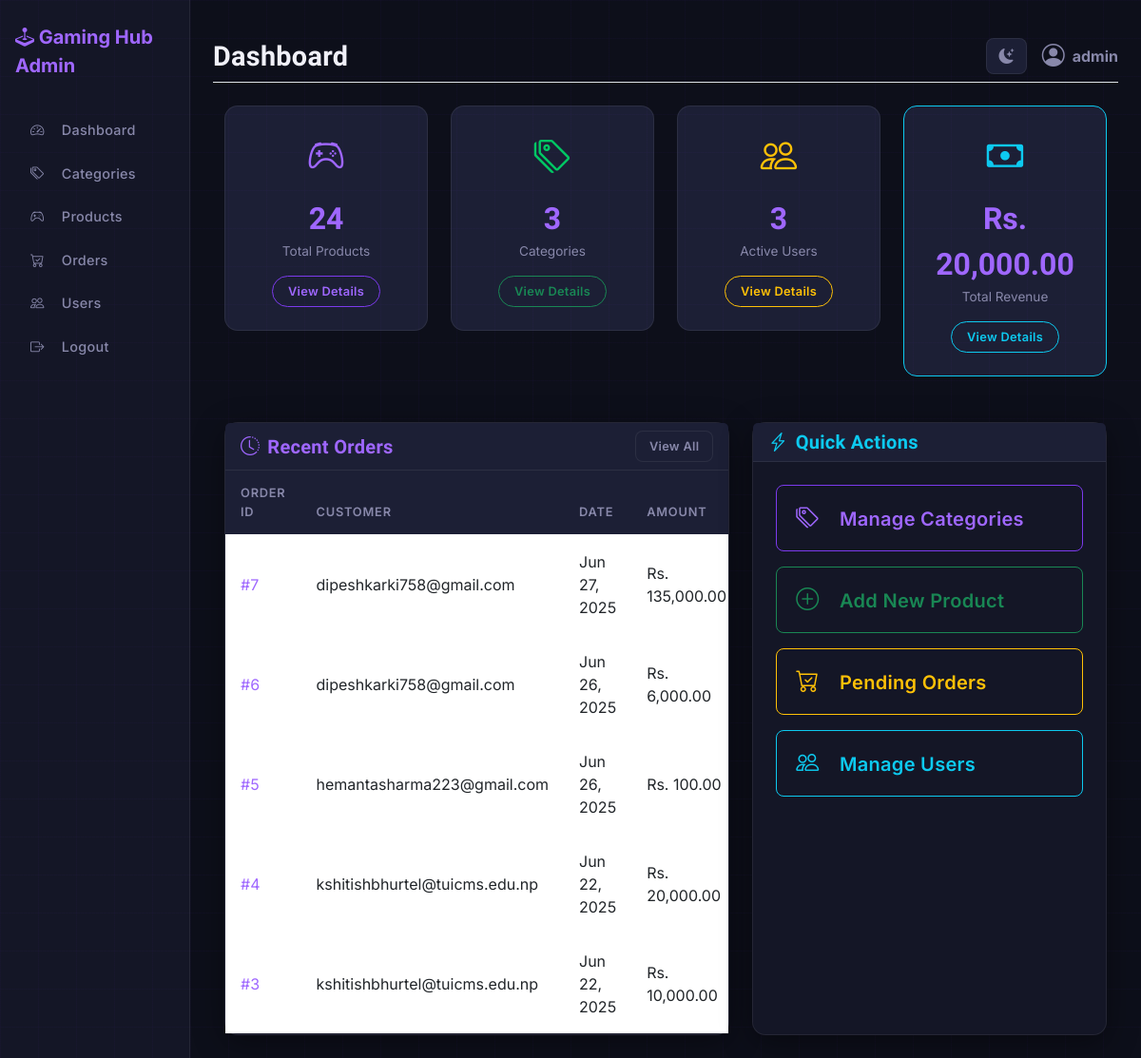
/admin/dashboard.php (signed in), run on an earlier commit of the app's database.
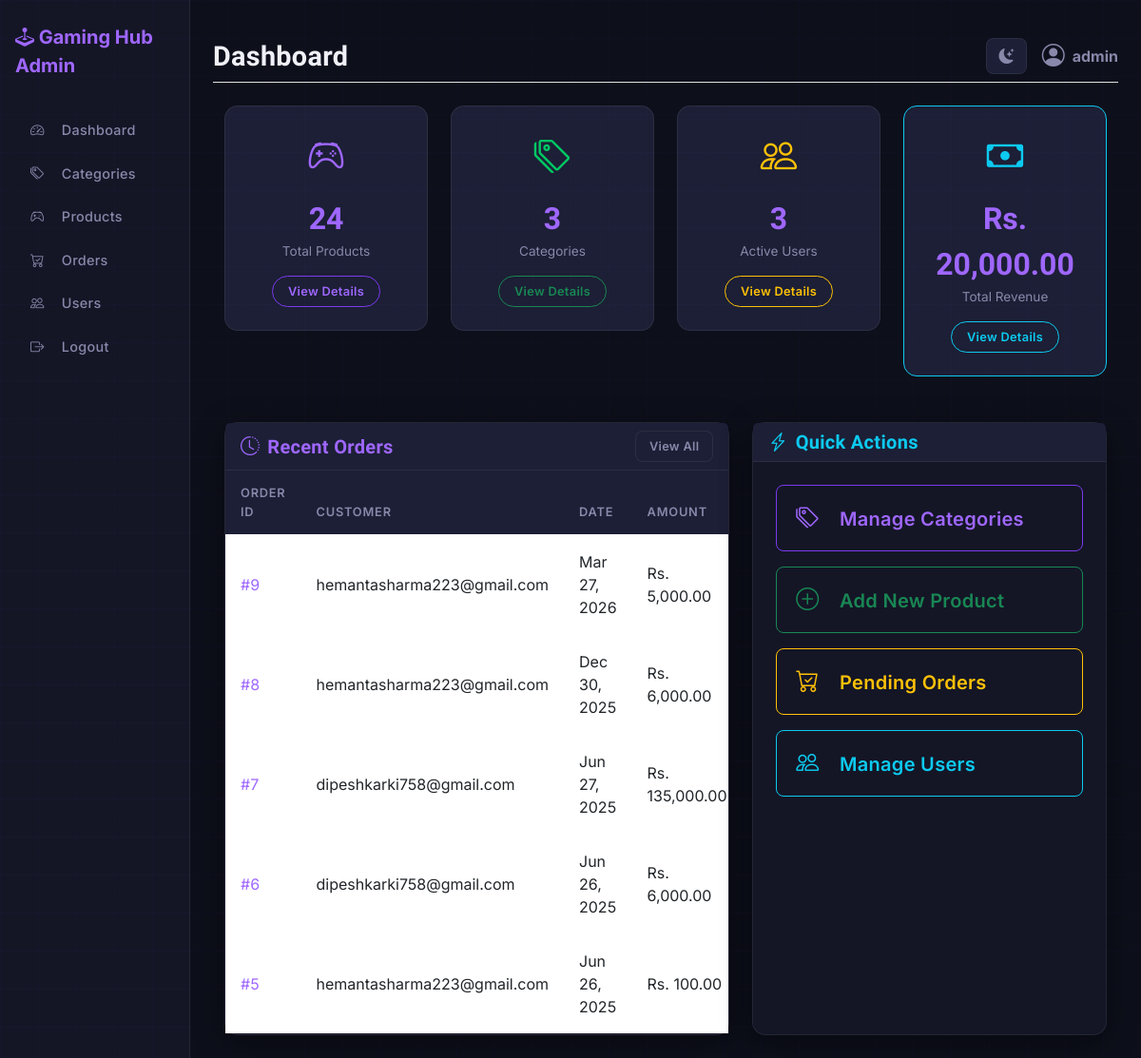
And on a later commit of the database.
### tables this page shows
CREATE TABLE `orders` (
  `order_id` int(11) NOT NULL AUTO_INCREMENT,
  `user_id` int(11) NOT NULL,
  `order_date` timestamp NOT NULL DEFAULT current_timestamp(),
  `shipping_address` text NOT NULL,
  `contact_number` varchar(20) NOT NULL,
  `payment_method` varchar(50) DEFAULT 'Cash on Delivery',
  `total_amount` decimal(10,2) NOT NULL,
  `status` enum('pending','processing','shipped','delivered','cancelled') DEFAULT 'pending',
  `admin_response` text DEFAULT NULL,
  `response_date` timestamp NULL DEFAULT NULL,
  PRIMARY KEY (`order_id`),
  KEY `user_id` (`user_id`),
  CONSTRAINT `orders_ibfk_1` FOREIGN KEY (`user_id`) REFERENCES `users` (`user_id`) ON DELETE CASCADE
);

CREATE TABLE `users` (
  `user_id` int(11) NOT NULL AUTO_INCREMENT,
  `email` varchar(100) NOT NULL,
  `password` varchar(255) NOT NULL,
  `full_name` varchar(100) DEFAULT NULL,
  `phone` varchar(20) DEFAULT NULL,
  `address` text DEFAULT NULL,
  `is_active` tinyint(1) DEFAULT 1,
  `created_at` timestamp NOT NULL DEFAULT current_timestamp(),
  `updated_at` timestamp NOT NULL DEFAULT current_timestamp() ON UPDATE current_timestamp(),
  PRIMARY KEY (`user_id`),
  UNIQUE KEY `email` (`email`)
);

### config/database.php (called while the page is built)
<?php
$host = 'localhost';
$dbname = 'gaming_hub';
$username = 'root';
$password = '';
try {
    $pdo = new PDO("mysql:host=$host;dbname=$dbname;charset=utf8", $username, $password);
    $pdo->setAttribute(PDO::ATTR_ERRMODE, PDO::ERRMODE_EXCEPTION);
} catch (PDOException $e) {
    die("Database connection failed: " . $e->getMessage());
}
function executeQuery($sql, $params = []) {
    global $pdo;
    $stmt = $pdo->prepare($sql);
    $stmt->execute($params);
    return $stmt;
}
?>

### admin/dashboard.php (the view, shortened to what the changed rows need)
<?php
require_once '../config/database.php';
$recentOrdersSql = "SELECT o.order_id, o.order_date, o.total_amount, o.status, u.email
                    FROM orders o
                    JOIN users u ON o.user_id = u.user_id
                    ORDER BY o.order_date DESC LIMIT 5";
$recentOrders = executeQuery($recentOrdersSql)->fetchAll(PDO::FETCH_ASSOC);
require_once __DIR__ . '/includes/admin_header.php';
?>
<div class="container-fluid mt-4">
    <div class="row g-4">
        <div class="col-md-7">
            <div class="card h-100">
                <div class="card-body p-0">
                    <div class="table-responsive">
                        <table class="table table-hover mb-0">
                            <thead>
                                <tr>
                                    <th>Order ID</th>
                                    <th>Customer</th>
                                    <th>Date</th>
                                    <th>Amount</th>
                                </tr>
                            </thead>
                            <tbody>
                                <?php foreach ($recentOrders as $order): ?>
                                <tr>
                                    <td><a href="orders/view.php?id=<?= $order['order_id'] ?>">#<?= $order['order_id'] ?></a></td>
                                    <td><?= $order['email'] ?></td>
                                    <td><?= date('M d, Y', strtotime($order['order_date'])) ?></td>
                                    <td>Rs. <?= number_format($order['total_amount'], 2) ?></td>
                                </tr>
                                <?php endforeach; ?>
                            </tbody>
                        </table>
                    </div>
                </div>
            </div>
        </div>
    </div>
</div>
<?php require_once __DIR__ . '/includes/admin_footer.php'; ?>

What changed in the data, as far as the page shows it:
no longer on this page (row unchanged): orders: order_id "4", user.email "kshitishbhurtel@tuicms.edu.np", order_date "Jun 22, 2025", total_amount "20,000.00"
no longer on this page (row unchanged): orders: order_id "3", user.email "kshitishbhurtel@tuicms.edu.np", order_date "Jun 22, 2025", total_amount "10,000.00"
added orders: order_id "9", user.email "hemantasharma223@gmail.com", order_date "Mar 27, 2026", total_amount "5,000.00"
added orders: order_id "8", user.email "hemantasharma223@gmail.com", order_date "Dec 30, 2025", total_amount "6,000.00"
